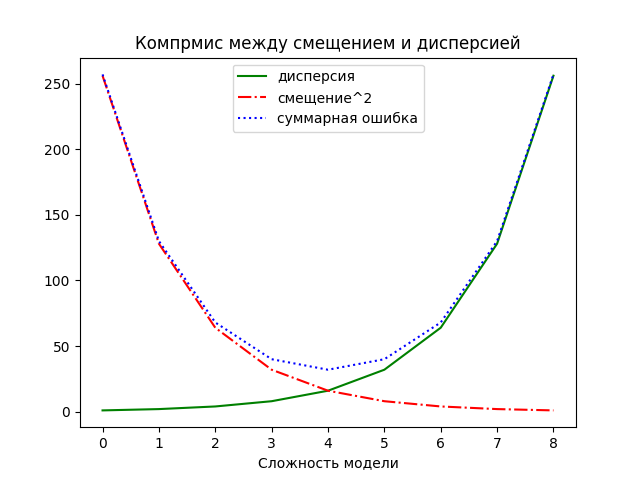

The Python source for this figure:
from matplotlib import pyplot as plt

variance = [1,2,4,8,16,32,64,128,256]
bias_squared = [256,128,64,32,16,8,4,2,1]

total_error = [x+y for x,y in zip(variance,bias_squared)]
xs = [i for i, _ in enumerate(variance)]

# зеленая сплошная линия
plt.plot(xs, variance, 'g-', label='дисперсия')

# красная штрихпунктирная
plt.plot(xs, bias_squared, 'r-.', label='смещение^2')

# синяя пунктирная
plt.plot(xs, total_error, 'b:', label='суммарная ошибка')

# loc=9 означает "наверху посередине"
plt.legend(loc=9)
plt.xlabel("Сложность модели")
plt.title("Компрмис между смещением и дисперсией")
plt.show()
